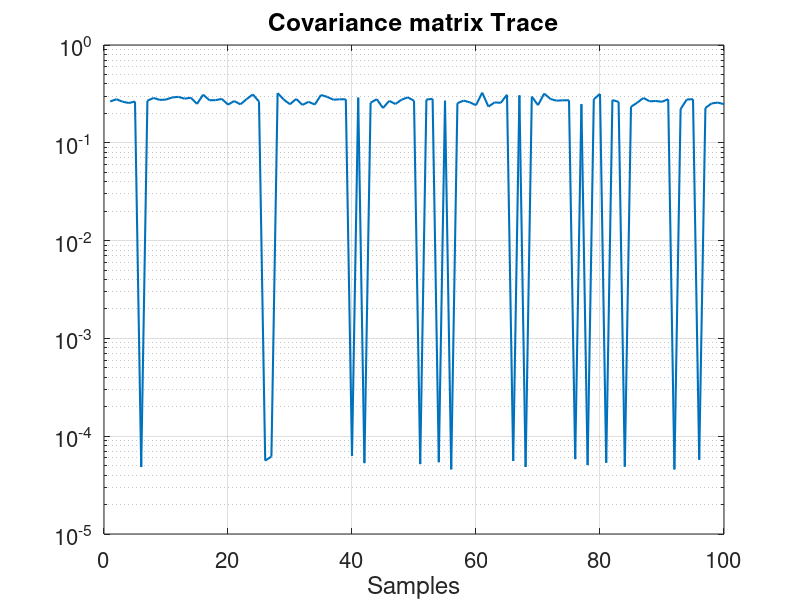

Write MATLAB code to recreate this figure. (Note: this script raises an error after producing the figure.)
clc; clear; close all
load('MONTECARLO_SW')
set(0, 'DefaultLineLineWidth', 1.5); set(0,'defaultAxesFontSize',16);

%% Plot traces of covariance matrices of Sine Sweep

error_mean = mean(MONTECARLO_SW.trace);
error_variance = var(MONTECARLO_SW.trace);

semilogy(MONTECARLO_SW.trace)
title('Covariance matrix Trace')
xlabel('Samples')
grid on

%% Bode plot firs Montecarlo value (bad estimation)

param_est = cell2mat(MONTECARLO_SW.param_estimated(1));

Xu = param_est(1);
Xq = param_est(2);
Mu = param_est(3);
Mq = param_est(4);
Xd = param_est(5);
Md = param_est(6);

g = 9.81;
A = [Xu Xq -g;
    Mu  Mq 0;
    0 1 0];
B = [Xd;
    Md;
    0];
C = [0 1 0;
     Xu Xq 0]; 

D = [0;Xd];

figure
usys = ss(A,B,C,D);
bode(usys,'b');
legend(Location="best")
grid
set(findall(gcf,'type','line'),'linewidth',1.5)
